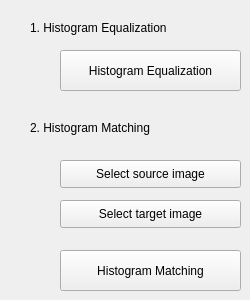
       <widget class="QWidget" name="tab_4">
        <attribute name="title">
         <string>3 </string>
        </attribute>
        <widget class="QLabel" name="label_4">
         <property name="geometry">
          <rect>
           <x>30</x>
           <y>20</y>
           <width>201</width>
           <height>16</height>
          </rect>
         </property>
         <property name="text">
          <string>1. Histogram Equalization</string>
         </property>
        </widget>
        <widget class="QPushButton" name="histogramEqualization">
         <property name="geometry">
          <rect>
           <x>60</x>
           <y>50</y>
           <width>181</width>
           <height>41</height>
          </rect>
         </property>
         <property name="text">
          <string>Histogram Equalization</string>
         </property>
        </widget>
        <widget class="QLabel" name="label_7">
         <property name="geometry">
          <rect>
           <x>30</x>
           <y>120</y>
           <width>201</width>
           <height>16</height>
          </rect>
         </property>
         <property name="text">
          <string>2. Histogram Matching</string>
         </property>
        </widget>
        <widget class="QPushButton" name="selectSrcImage">
         <property name="geometry">
          <rect>
           <x>60</x>
           <y>160</y>
           <width>181</width>
           <height>28</height>
          </rect>
         </property>
         <property name="text">
          <string>Select source image</string>
         </property>
        </widget>
        <widget class="QPushButton" name="selectTargetImage">
         <property name="geometry">
          <rect>
           <x>60</x>
           <y>200</y>
           <width>181</width>
           <height>28</height>
          </rect>
         </property>
         <property name="text">
          <string>Select target image</string>
         </property>
        </widget>
        <widget class="QPushButton" name="histogramMatching">
         <property name="geometry">
          <rect>
           <x>60</x>
           <y>250</y>
           <width>181</width>
           <height>41</height>
          </rect>
         </property>
         <property name="text">
          <string>Histogram Matching</string>
         </property>
        </widget>
        <zorder>histogramEqualization</zorder>
        <zorder>label_4</zorder>
        <zorder>label_7</zorder>
        <zorder>selectSrcImage</zorder>
        <zorder>selectTargetImage</zorder>
        <zorder>histogramMatching</zorder>
       </widget>
